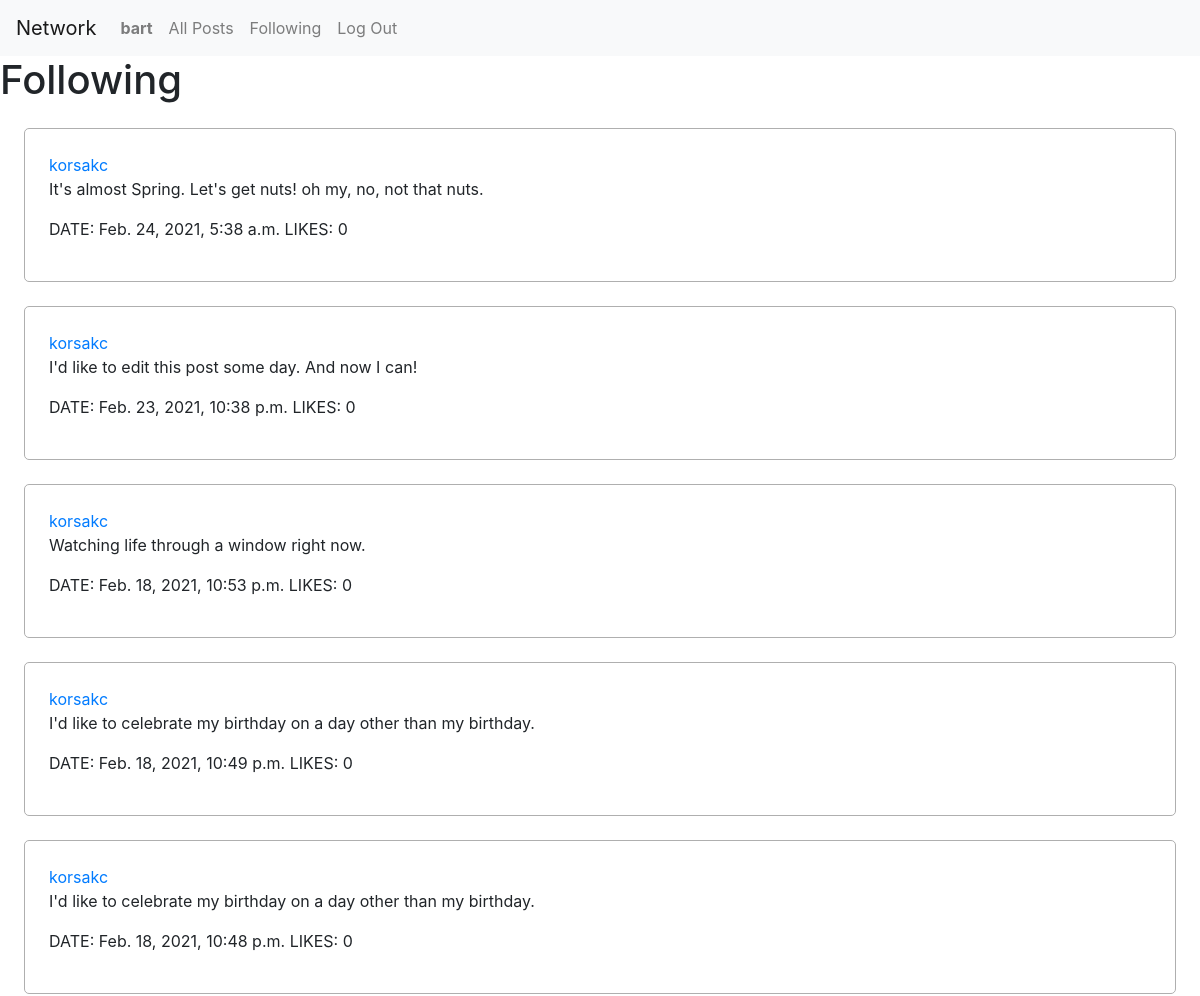
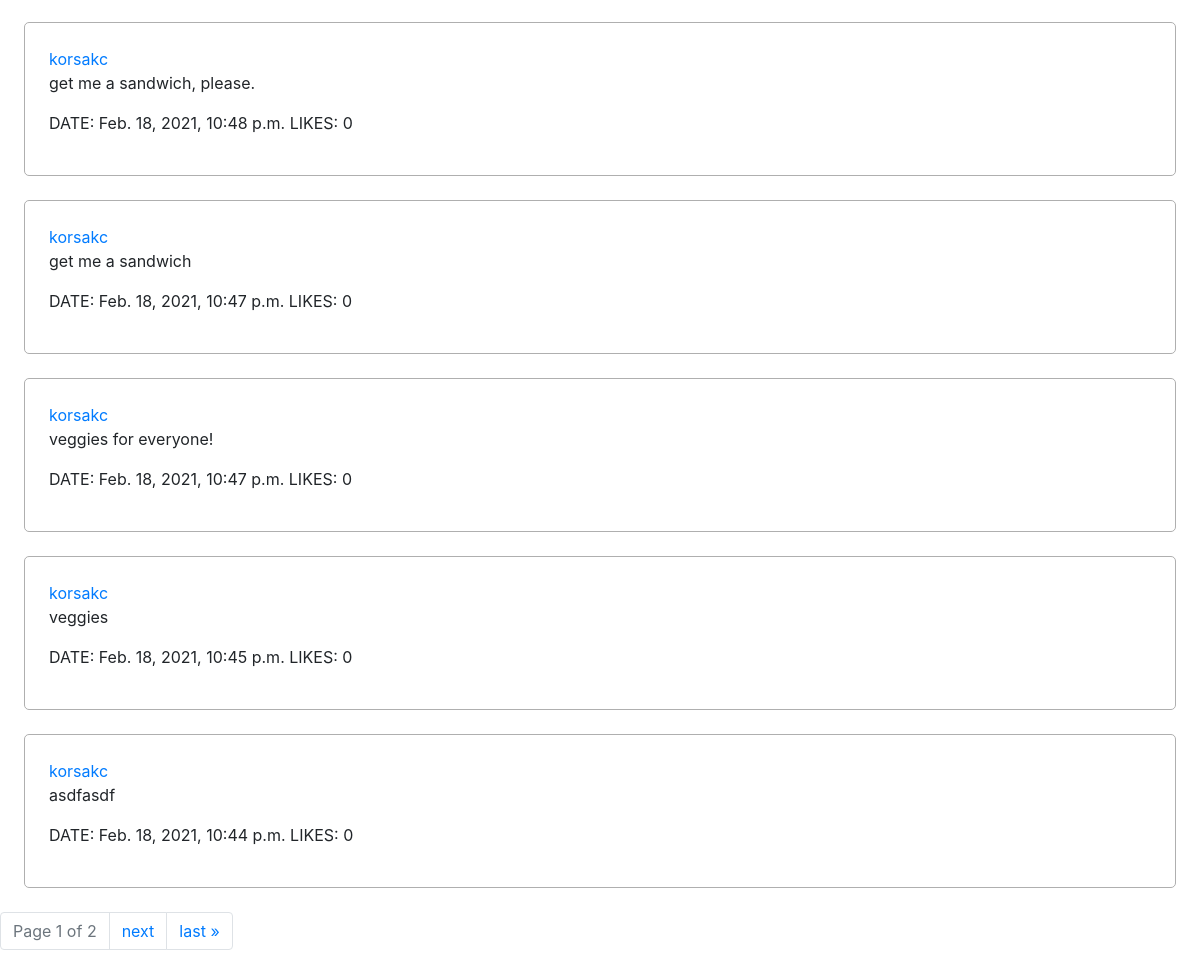
Page /following (signed in) on the committed database (2 pictures, top to bottom).
### network/models.py (models this page shows, shortened)
class User(AbstractUser):
  followers = models.ManyToManyField('User', blank=True, related_name="following")

class Post(models.Model):
  creator = models.ForeignKey(User, on_delete=models.CASCADE)
  date = models.DateTimeField(auto_now_add=True)
  text = models.CharField(max_length=280)
  likes = models.ManyToManyField(User, blank=True, related_name="likedbyuser")

### network/views.py (the view)
# urls.py: path("following", views.following, name="following"),
@login_required(login_url='login')
def following(request):
  user = request.user
  following = user.following.all()
  posts = Post.objects.filter(creator__in=following).order_by('-date')
  paginator = Paginator(posts, 10) # Show 10 posts per page.
  page_number = request.GET.get('page')
  page_obj = paginator.get_page(page_number)
  return render(request, "network/following.html", {
    'page_obj': page_obj
  })

### network/templates/network/following.html (shortened to what this page needs)
{% extends "network/layout.html" %}
{% block body %}
  <h1>Following</h1>
  <section>
    {% for post in page_obj %}
      <div class="post">
        <a href="{% url 'profile' post.creator.username %}">{{ post.creator.username }}</a>
        <p>{{ post.text }}</p>
        <p><span>DATE: {{ post.date }}</span> <span>LIKES: {{ post.likes.count }}</span>
      </div>
    {% endfor %}
  </section>
  <nav class="pagination">
    <ul class="pagination">
        <li class="page-item disabled">
          <a class="page-link" aria-disabled="true">
            Page {{ page_obj.number }} of {{ page_obj.paginator.num_pages }}
          </a>
        </li>
      {% if page_obj.has_next %}
        <li class="page-item"><a class="page-link" href="?page={{ page_obj.next_page_number }}">next</a></li>
        <li class="page-item"><a class="page-link" href="?page={{ page_obj.paginator.num_pages }}">last &raquo;</a></li>
      {% endif %}
    </ul>
  </nav>
{% endblock %}

### network/templates/network/layout.html (shortened to what this page needs)
{% load static %}
<!DOCTYPE html>
<html lang="en">
    <head>
        <link rel="stylesheet" href="https://stackpath.bootstrapcdn.com/bootstrap/4.4.1/css/bootstrap.min.css">
        <link href="{% static 'network/styles.css' %}" rel="stylesheet">
    </head>
    <body>
        <nav class="navbar navbar-expand-lg navbar-light bg-light">
            <a class="navbar-brand" href="{% url 'index' %}">Network</a>
            <div>
              <ul class="navbar-nav mr-auto">
                {% if user.is_authenticated %}
                    <li class="nav-item">
                        <a class="nav-link" href="{% url 'profile' user.username %}"><strong>{{ user.username }}</strong></a>
                    </li>
                {% endif %}
                <li class="nav-item">
                  <a class="nav-link" href="{% url 'index' %}">All Posts</a>
                </li>
                {% if user.is_authenticated %}
                    <li class="nav-item">
                        <a class="nav-link" href="{% url 'following' %}">Following</a>
                    </li>
                    <li class="nav-item">
                        <a class="nav-link" href="{% url 'logout' %}">Log Out</a>
                    </li>
                {% endif %}
              </ul>
            </div>
          </nav>
        <div class="body">
            {% block body %}
            {% endblock %}
        </div>
    </body>
</html>

### network/static/network/styles.css (style rules this page uses)
div.post { border: 1px solid rgb(175, 175, 175); border-radius: 5px; padding: 2%; margin: 2%; }

### rows in the picture
User: username "bart"
Post: creator.username "korsakc", text "It's almost Spring. Let's get nuts! oh my, no, not that nuts.", date "Feb. 24, 2021, 5:38 a.m.", likes.count "0"
Post: creator.username "korsakc", text "I'd like to edit this post some day. And now I can!", date "Feb. 23, 2021, 10:38 p.m.", likes.count "0"
Post: creator.username "korsakc", text "Watching life through a window right now.", date "Feb. 18, 2021, 10:53 p.m.", likes.count "0"
Post: creator.username "korsakc", text "I'd like to celebrate my birthday on a day other than my birthday.", date "Feb. 18, 2021, 10:49 p.m.", likes.count "0"
Post: creator.username "korsakc", text "I'd like to celebrate my birthday on a day other than my birthday.", date "Feb. 18, 2021, 10:48 p.m.", likes.count "0"
Post: creator.username "korsakc", text "get me a sandwich, please.", date "Feb. 18, 2021, 10:48 p.m.", likes.count "0"
Post: creator.username "korsakc", text "get me a sandwich", date "Feb. 18, 2021, 10:47 p.m.", likes.count "0"
Post: creator.username "korsakc", text "veggies for everyone!", date "Feb. 18, 2021, 10:47 p.m.", likes.count "0"
Post: creator.username "korsakc", text "veggies", date "Feb. 18, 2021, 10:45 p.m.", likes.count "0"
Post: creator.username "korsakc", text "asdfasdf", date "Feb. 18, 2021, 10:44 p.m.", likes.count "0"

### other values in the picture
{{ page_obj.number }} "1"
{{ page_obj.paginator.num_pages }} "2"
